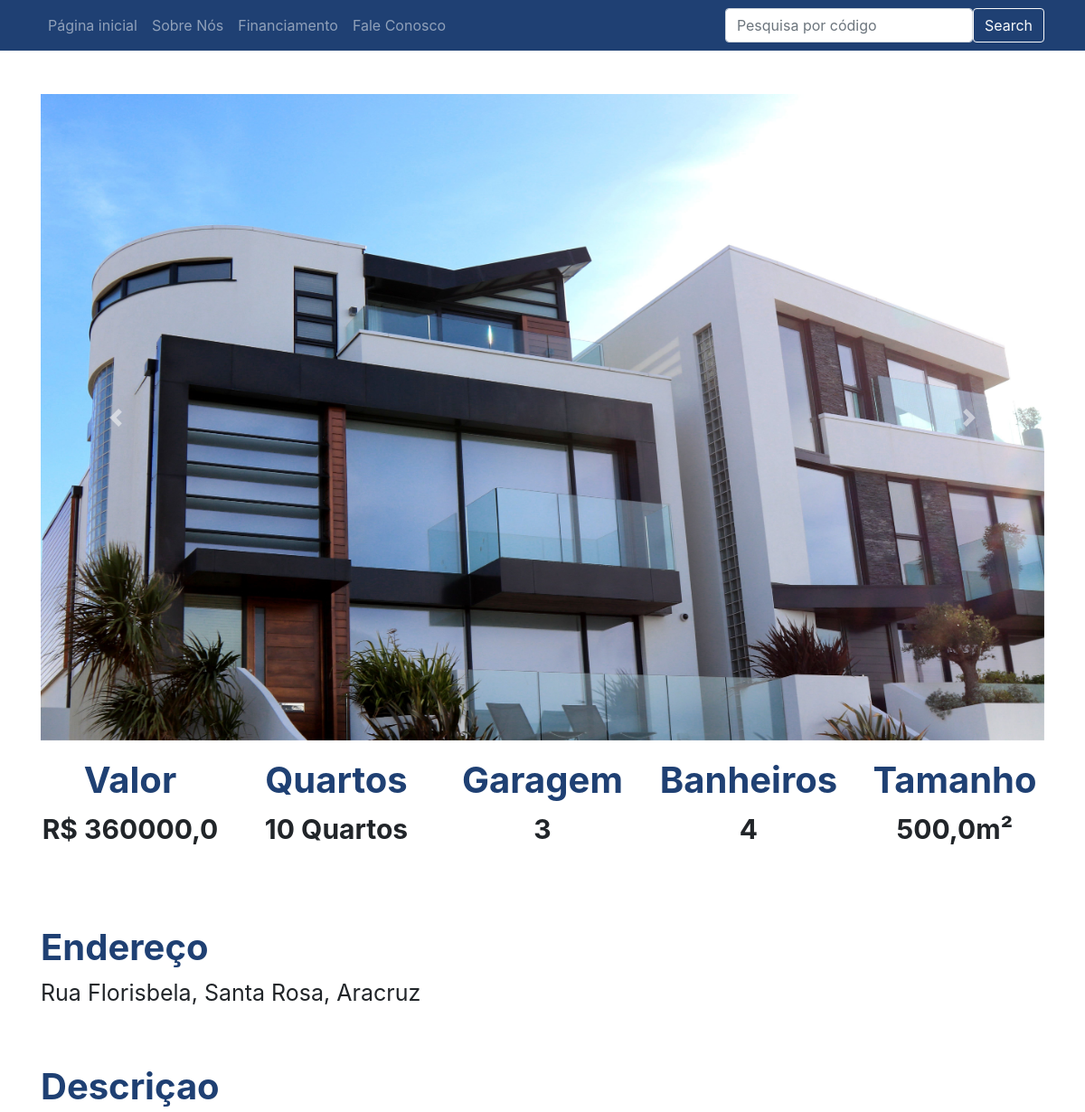
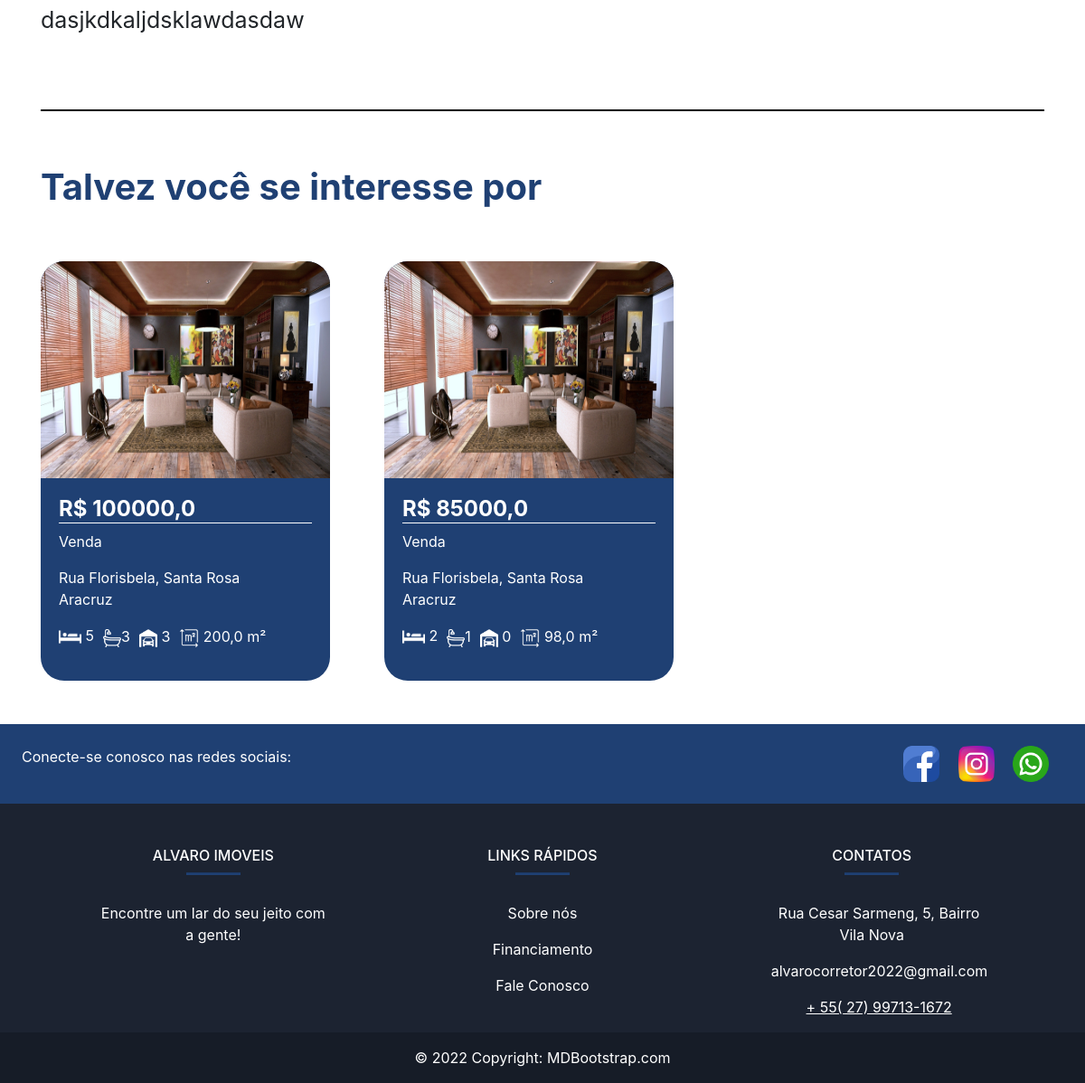
/imovel/7, run on the app's committed database (2 pictures, top to bottom).
### plataforma/models.py (models this page shows, shortened)
class Imagem(models.Model):
    img = models.ImageField(upload_to='img')
    def __str__(self) -> str:
        return self.img.url

class Imovei(models.Model):
    choices = (('V', 'Venda'),
               ('A', 'Aluguel'))
    choices_imovel = (('A', 'Apartamento'),
                      ('C', 'Casa'),('L','Lote'))
    imagens = models.ManyToManyField(Imagem)
    valor = models.FloatField()
    quartos = models.IntegerField()
    tamanho = models.FloatField()
    cidade = models.ForeignKey(Cidade, on_delete=models.CASCADE)
    rua = models.CharField(max_length=50)
    bairro = models.CharField(max_length=60)
    tipo = models.CharField(max_length=1, choices=choices)
    tipo_imovel = models.CharField(max_length=1, choices=choices_imovel)
    numero = models.IntegerField()
    descricao = models.TextField()
    garagens = models.IntegerField()
    banheiros = models.IntegerField()

class Cidade(models.Model):
    nome = models.CharField(max_length=30)
    def __str__(self) -> str:
        return self.nome

### plataforma/views.py (the view)
# urls.py: path('imovel/<str:id>', views.imovel, name="imovel"),
def imovel(request, id):
    imovel = get_object_or_404(Imovei, id=id)
    sugestoes = Imovei.objects.filter(cidade=imovel.cidade).exclude(id=id)[:2]
    return render(request, 'imovel.html', {'imovel': imovel, 'sugestoes': sugestoes, 'id': id})

### plataforma/templates/imovel.html (shortened to what this page needs)
{% extends 'base.html' %}
{% load static %}
{% block 'head' %}
<link rel="stylesheet" href="{% static 'plataforma/css/home.css' %}">
{% endblock  %}
{% block 'body' %}
    <div style="text-align: center" class="container">
        <br>
        <br>
        <div id="carouselExampleControls" class="carousel slide" data-ride="carousel">
            <div class="carousel-inner">
                {% for img in imovel.imagens.all  %}
                    <div class="carousel-item {% if forloop.first %} active {% endif %}" >
                        <img class="d-block w-100" src="{{img}}" alt="First slide">
                    </div>
                {% endfor %}
            </div>
        <a class="carousel-control-prev" href="#carouselExampleControls" role="button" data-slide="prev">
            <span class="carousel-control-prev-icon" aria-hidden="true"></span>
        </a>
        <a class="carousel-control-next" href="#carouselExampleControls" role="button" data-slide="next">
            <span class="carousel-control-next-icon" aria-hidden="true"></span>
        </a>
    </div>
        <div class="row">
            <div class="col-md">
                <h3 class="titulo_especificacao">Valor</h3>
                <p class="especificacao">R$ {{imovel.valor}}</p>
            </div>
            <div class="col-md">
                <h3 class="titulo_especificacao">Quartos</h3>
                <p class="especificacao">{{imovel.quartos}} Quartos</p>
            </div>
            <div class="col-md">
                <h3 class="titulo_especificacao">Garagem</h3>
                <p class="especificacao">{{imovel.garagens}}</p>
            </div>
            <div class="col-md">
                <h3 class="titulo_especificacao">Banheiros</h3>
                <p class="especificacao">{{imovel.banheiros}}</p>
            </div>
            <div class="col-md">
                <h3 class="titulo_especificacao">Tamanho</h3>
                <p class="especificacao">{{imovel.tamanho}}m²</p>
            </div>
        </div>
        <br>
        <br>
        <div style="text-align: left">
            <h3 class="titulo_especificacao">Endereço</h3>
            <p class="especificacao_endereco">{{imovel.rua}}, {{imovel.bairro}}, {{imovel.cidade }}</p>
        </div>
        <br>
        <div style="text-align: left">
            <h3 class="titulo_especificacao">Descriçao</h3>
            <p class="especificacao_endereco">{{imovel.descricao}}</p>
            <br>
            <br>
        </div>
        <hr style="border: 1px solid black">
        <br>
        <div class="div_possivel_interesse">
            <h3 class="titulo_especificacao">Talvez você se interesse por</h3>
            <div class="row">
                {% for sugestao in sugestoes %}
                    <a href="{% url 'imovel' sugestao.id %}" class="a_none">
                        <div class="col-md-4">
                            <div class="card_imovel">
                                <img class="img_capa_imovel" src="{{sugestao.imagens.all.0.img.url}}">
                                <div class="informacoes_imoveis">
                                <a class="a_none" href="{% url 'imovel' sugestao.id %}"><h4 class="valor">R$ {{sugestao.valor}}</h4></a>
                                {% if sugestao.tipo == 'V' %}
                                <p>Venda</p>
                                {% endif %}
                                {{imovel.rua}}, {{imovel.bairro}}
                                <p>{{imovel.cidade}}</p>
                                <ul class="lista-detalhes" style="list-style: none;">
                                  <li>
                                    <img src="{% static '/img/cama.png'%}" alt="dormitórios" width="25px"> {{sugestao.quartos}}
                                  </li>
                                  <li>
                                    <img src="{% static '/img/banheira.png' %}" alt="banheiros" width="20px">{{sugestao.banheiros}}
                                  </li>
                                  <li>
                                    <img src="{% static '/img/garagem-privada.png' %}" alt="garagens " width="20px"> {{sugestao.garagens}}
                                  </li>
                                  <li>
                                    <img src="{% static '/img/area.png' %}" alt="metros quadrados" width="22px"> {{sugestao.tamanho}} m²
                                  </li>
                                </ul>
                                </div>
                            </div>
                        </div>
                    </a>
                {% endfor %}
            </div>
        </div>
    </div>
{% endblock  %}

### templates/static/css/base.css (style rules this page uses)
* { padding:0; margin:0; vertical-align:baseline; list-style:none; border:0 }

### templates/static/plataforma/css/home.css (style rules this page uses)
* { padding:0; margin:0; vertical-align:baseline; list-style:none; border:0; }
.card_imovel { background-color: #1F4073; width: 20rem; margin-top: 50px; border-radius: 26px; }
.img_capa_imovel { width: 20rem; height: 15rem; border-top-left-radius: 26px; border-top-right-radius: 26px; }
.informacoes_imoveis { padding: 20px; color: white; }
.valor { font-weight: bold; border-bottom: 1px solid white; }
.a_none { color: white; }
.titulo_especificacao { color: #1F4073; font-weight: bold; margin-top: 20px; font-size: 40px; }
.especificacao { font-size: 30px; font-weight: bold; }
.especificacao_endereco { font-size: 25px; }
.div_possivel_interesse { text-align: left; }
.lista-detalhes { display: flex; flex-direction: row; justify-content: flex-start; align-items: center; }
.lista-detalhes li { margin-right: 10px; }

### data on the page
Imagem: img (picture)
Imovei: valor "360000,0", quartos "10", garagens "3", banheiros "4", tamanho "500,0", rua "Rua Florisbela", bairro "Santa Rosa", cidade "Aracruz", descricao "dasjkdkaljdsklawdasdaw"
Imovei: imagens.all.0.img (picture), valor "100000,0", tipo "Venda", quartos "5", banheiros "3", garagens "3", tamanho "200,0"
Imovei: imagens.all.0.img (picture), valor "85000,0", tipo "Venda", quartos "2", banheiros "1", garagens "0", tamanho "98,0"
